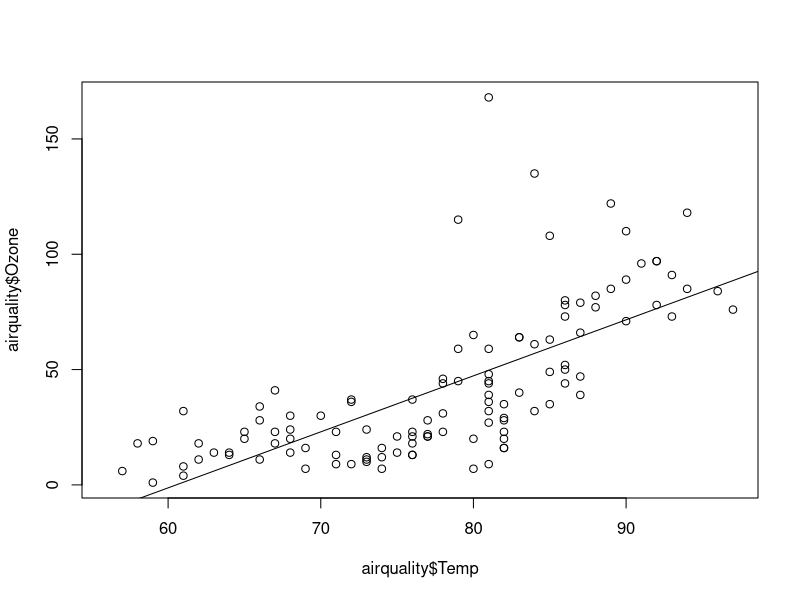
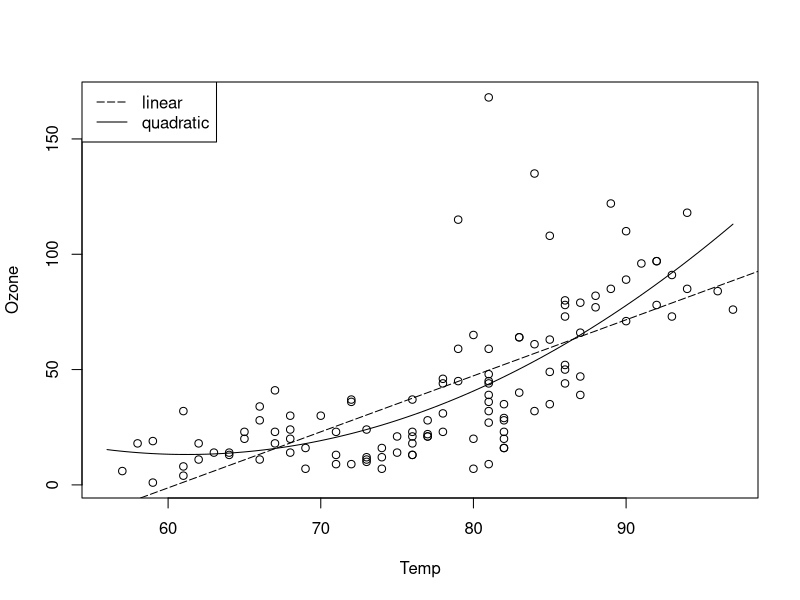
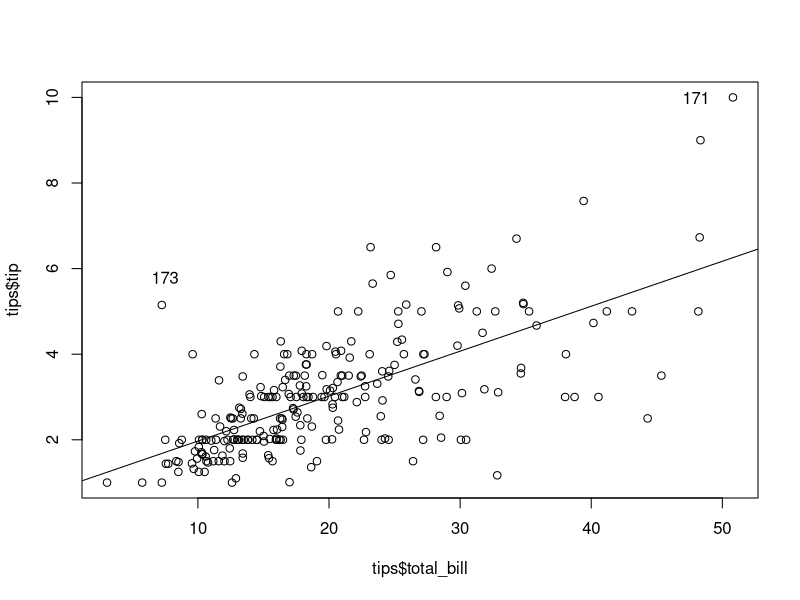

Source code (R) for these figures, in order:
library(datasets)
head(airquality)
plot(airquality$Ozone~airquality$Temp)
#linear regression
res.lm<-lm(airquality$Ozone~airquality$Temp)
summary(res.lm)
names(res.lm)
abline(res.lm) #rs<-rstandard(res.lm) shapiro.test(rs) plot(cooks.distance(res.lm))
res.lm2<-lm(Ozone~Temp+I(Temp^2), data=airquality)
summary(res.lm2)
plot(Ozone~Temp, data=airquality)
abline(res.lm, lty=5)
curve(305.5-9.55*x+0.078*x*x, add=T)
legend("topleft", legend = c("linear", "quadratic"), lty=c(5, 1))
#2
library(reshape)
res.lm3<-lm(tips$tip~tips$total_bill)
plot(tips$tip~tips$total_bill)
abline(res.lm3)
text(7.5, 5.8, "173")
text(48, 10, "171")
